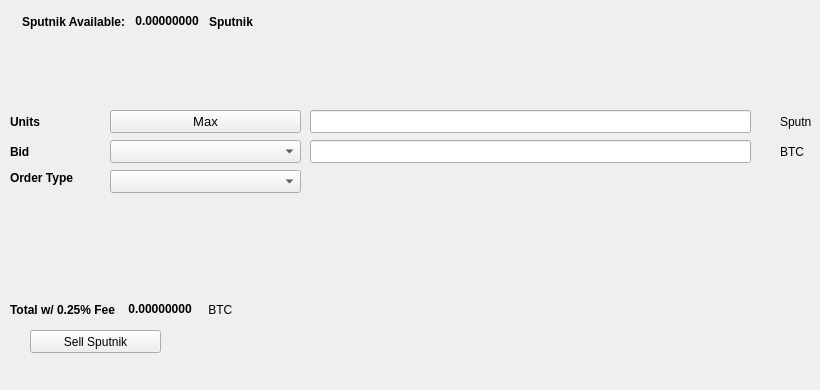
   <widget class="QWidget" name="SellTab">
    <attribute name="title">
     <string>Sell</string>
    </attribute>
    <widget class="QLabel" name="label_16">
     <property name="geometry">
      <rect>
       <x>780</x>
       <y>140</y>
       <width>31</width>
       <height>23</height>
      </rect>
     </property>
     <property name="text">
      <string>BTC</string>
     </property>
    </widget>
    <widget class="QComboBox" name="SellBidcomboBox">
     <property name="geometry">
      <rect>
       <x>110</x>
       <y>140</y>
       <width>191</width>
       <height>23</height>
      </rect>
     </property>
     <property name="font">
      <font>
       <pointsize>10</pointsize>
      </font>
     </property>
    </widget>
    <widget class="QLabel" name="label_18">
     <property name="geometry">
      <rect>
       <x>10</x>
       <y>110</y>
       <width>46</width>
       <height>23</height>
      </rect>
     </property>
     <property name="font">
      <font>
       <weight>75</weight>
       <bold>true</bold>
      </font>
     </property>
     <property name="text">
      <string>Units</string>
     </property>
    </widget>
    <widget class="QPushButton" name="Sell_Max_Amount">
     <property name="geometry">
      <rect>
       <x>110</x>
       <y>110</y>
       <width>191</width>
       <height>23</height>
      </rect>
     </property>
     <property name="font">
      <font>
       <pointsize>10</pointsize>
      </font>
     </property>
     <property name="text">
      <string>Max</string>
     </property>
    </widget>
    <widget class="QLabel" name="label_20">
     <property name="geometry">
      <rect>
       <x>10</x>
       <y>170</y>
       <width>91</width>
       <height>16</height>
      </rect>
     </property>
     <property name="font">
      <font>
       <weight>75</weight>
       <bold>true</bold>
      </font>
     </property>
     <property name="text">
      <string>Order Type</string>
     </property>
    </widget>
    <widget class="QComboBox" name="SellOrdertypeCombo">
     <property name="geometry">
      <rect>
       <x>110</x>
       <y>170</y>
       <width>191</width>
       <height>23</height>
      </rect>
     </property>
     <property name="font">
      <font>
       <pointsize>10</pointsize>
      </font>
     </property>
    </widget>
    <widget class="QLabel" name="label_21">
     <property name="geometry">
      <rect>
       <x>10</x>
       <y>140</y>
       <width>46</width>
       <height>23</height>
      </rect>
     </property>
     <property name="font">
      <font>
       <weight>75</weight>
       <bold>true</bold>
      </font>
     </property>
     <property name="text">
      <string>Bid</string>
     </property>
    </widget>
    <widget class="QLabel" name="label_22">
     <property name="geometry">
      <rect>
       <x>780</x>
       <y>110</y>
       <width>31</width>
       <height>23</height>
      </rect>
     </property>
     <property name="text">
      <string>Sputnik</string>
     </property>
    </widget>
    <widget class="QLineEdit" name="UnitsInputSputnik">
     <property name="geometry">
      <rect>
       <x>310</x>
       <y>110</y>
       <width>441</width>
       <height>23</height>
      </rect>
     </property>
     <property name="font">
      <font>
       <pointsize>9</pointsize>
       <weight>75</weight>
       <bold>true</bold>
      </font>
     </property>
    </widget>
    <widget class="QLineEdit" name="SellBidPriceEdit">
     <property name="geometry">
      <rect>
       <x>310</x>
       <y>140</y>
       <width>441</width>
       <height>23</height>
      </rect>
     </property>
     <property name="font">
      <font>
       <pointsize>9</pointsize>
       <weight>75</weight>
       <bold>true</bold>
      </font>
     </property>
    </widget>
    <widget class="QPushButton" name="SellSputnikBTN">
     <property name="geometry">
      <rect>
       <x>30</x>
       <y>330</y>
       <width>131</width>
       <height>23</height>
      </rect>
     </property>
     <property name="text">
      <string>Sell Sputnik</string>
     </property>
     <property name="icon">
      <iconset resource="../Sputnik">
       <normaloff>:/icons/bitcoin</normaloff>:/icons/bitcoin</iconset>
     </property>
    </widget>
    <widget class="QWidget" name="layoutWidget3">
     <property name="geometry">
      <rect>
       <x>22</x>
       <y>12</y>
       <width>258</width>
       <height>19</height>
      </rect>
     </property>
     <layout class="QHBoxLayout" name="horizontalLayout">
      <item>
       <widget class="QLabel" name="label232_2">
        <property name="font">
         <font>
          <weight>75</weight>
          <bold>true</bold>
         </font>
        </property>
        <property name="text">
         <string>Sputnik Available:</string>
        </property>
       </widget>
      </item>
      <item>
       <widget class="QLabel" name="SputnikAvailableLabel">
        <property name="palette">
         <palette>
          <active>
           <colorrole role="WindowText">
            <brush brushstyle="SolidPattern">
             <color alpha="255">
              <red>0</red>
              <green>0</green>
              <blue>0</blue>
             </color>
            </brush>
           </colorrole>
           <colorrole role="Button">
            <brush brushstyle="SolidPattern">
             <color alpha="255">
              <red>0</red>
              <green>170</green>
              <blue>0</blue>
             </color>
            </brush>
           </colorrole>
           <colorrole role="Light">
            <brush brushstyle="SolidPattern">
             <color alpha="255">
              <red>0</red>
              <green>255</green>
              <blue>0</blue>
             </color>
            </brush>
           </colorrole>
           <colorrole role="Midlight">
            <brush brushstyle="SolidPattern">
             <color alpha="255">
              <red>0</red>
              <green>212</green>
              <blue>0</blue>
             </color>
            </brush>
           </colorrole>
           <colorrole role="Dark">
            <brush brushstyle="SolidPattern">
             <color alpha="255">
              <red>0</red>
              <green>85</green>
              <blue>0</blue>
             </color>
            </brush>
           </colorrole>
           <colorrole role="Mid">
            <brush brushstyle="SolidPattern">
             <color alpha="255">
              <red>0</red>
              <green>113</green>
              <blue>0</blue>
             </color>
            </brush>
           </colorrole>
           <colorrole role="Text">
            <brush brushstyle="SolidPattern">
             <color alpha="255">
              <red>0</red>
              <green>170</green>
              <blue>0</blue>
             </color>
            </brush>
           </colorrole>
           <colorrole role="BrightText">
            <brush brushstyle="SolidPattern">
             <color alpha="255">
              <red>255</red>
              <green>255</green>
              <blue>255</blue>
             </color>
            </brush>
           </colorrole>
           <colorrole role="ButtonText">
            <brush brushstyle="SolidPattern">
             <color alpha="255">
              <red>0</red>
              <green>0</green>
              <blue>0</blue>
             </color>
            </brush>
           </colorrole>
           <colorrole role="Base">
            <brush brushstyle="SolidPattern">
             <color alpha="255">
              <red>255</red>
              <green>255</green>
              <blue>255</blue>
             </color>
            </brush>
           </colorrole>
           <colorrole role="Window">
            <brush brushstyle="SolidPattern">
             <color alpha="255">
              <red>0</red>
              <green>170</green>
              <blue>0</blue>
             </color>
            </brush>
           </colorrole>
           <colorrole role="Shadow">
            <brush brushstyle="SolidPattern">
             <color alpha="255">
              <red>0</red>
              <green>0</green>
              <blue>0</blue>
             </color>
            </brush>
           </colorrole>
           <colorrole role="AlternateBase">
            <brush brushstyle="SolidPattern">
             <color alpha="255">
              <red>127</red>
              <green>212</green>
              <blue>127</blue>
             </color>
            </brush>
           </colorrole>
           <colorrole role="ToolTipBase">
            <brush brushstyle="SolidPattern">
             <color alpha="255">
              <red>255</red>
              <green>255</green>
              <blue>220</blue>
             </color>
            </brush>
           </colorrole>
           <colorrole role="ToolTipText">
            <brush brushstyle="SolidPattern">
             <color alpha="255">
              <red>0</red>
              <green>0</green>
              <blue>0</blue>
             </color>
            </brush>
           </colorrole>
          </active>
          <inactive>
           <colorrole role="WindowText">
            <brush brushstyle="SolidPattern">
             <color alpha="255">
              <red>0</red>
              <green>0</green>
              <blue>0</blue>
             </color>
            </brush>
           </colorrole>
           <colorrole role="Button">
            <brush brushstyle="SolidPattern">
             <color alpha="255">
              <red>0</red>
              <green>170</green>
              <blue>0</blue>
             </color>
            </brush>
           </colorrole>
           <colorrole role="Light">
            <brush brushstyle="SolidPattern">
             <color alpha="255">
              <red>0</red>
              <green>255</green>
              <blue>0</blue>
             </color>
            </brush>
           </colorrole>
           <colorrole role="Midlight">
            <brush brushstyle="SolidPattern">
             <color alpha="255">
              <red>0</red>
              <green>212</green>
              <blue>0</blue>
             </color>
            </brush>
           </colorrole>
           <colorrole role="Dark">
            <brush brushstyle="SolidPattern">
             <color alpha="255">
              <red>0</red>
              <green>85</green>
              <blue>0</blue>
             </color>
            </brush>
           </colorrole>
           <colorrole role="Mid">
            <brush brushstyle="SolidPattern">
             <color alpha="255">
              <red>0</red>
              <green>113</green>
              <blue>0</blue>
             </color>
            </brush>
           </colorrole>
           <colorrole role="Text">
            <brush brushstyle="SolidPattern">
             <color alpha="255">
              <red>0</red>
              <green>170</green>
              <blue>0</blue>
             </color>
            </brush>
           </colorrole>
           <colorrole role="BrightText">
            <brush brushstyle="SolidPattern">
             <color alpha="255">
              <red>255</red>
              <green>255</green>
              <blue>255</blue>
             </color>
            </brush>
           </colorrole>
           <colorrole role="ButtonText">
            <brush brushstyle="SolidPattern">
             <color alpha="255">
              <red>0</red>
              <green>0</green>
              <blue>0</blue>
             </color>
            </brush>
           </colorrole>
           <colorrole role="Base">
            <brush brushstyle="SolidPattern">
             <color alpha="255">
              <red>255</red>
              <green>255</green>
              <blue>255</blue>
             </color>
            </brush>
           </colorrole>
           <colorrole role="Window">
            <brush brushstyle="SolidPattern">
             <color alpha="255">
              <red>0</red>
              <green>170</green>
              <blue>0</blue>
             </color>
            </brush>
           </colorrole>
           <colorrole role="Shadow">
            <brush brushstyle="SolidPattern">
             <color alpha="255">
              <red>0</red>
              <green>0</green>
              <blue>0</blue>
             </color>
            </brush>
           </colorrole>
           <colorrole role="AlternateBase">
            <brush brushstyle="SolidPattern">
             <color alpha="255">
              <red>127</red>
              <green>212</green>
              <blue>127</blue>
             </color>
            </brush>
           </colorrole>
           <colorrole role="ToolTipBase">
            <brush brushstyle="SolidPattern">
             <color alpha="255">
              <red>255</red>
              <green>255</green>
              <blue>220</blue>
             </color>
            </brush>
           </colorrole>
           <colorrole role="ToolTipText">
            <brush brushstyle="SolidPattern">
             <color alpha="255">
              <red>0</red>
              <green>0</green>
              <blue>0</blue>
             </color>
            </brush>
           </colorrole>
          </inactive>
          <disabled>
           <colorrole role="WindowText">
            <brush brushstyle="SolidPattern">
             <color alpha="255">
              <red>0</red>
              <green>85</green>
              <blue>0</blue>
             </color>
            </brush>
           </colorrole>
           <colorrole role="Button">
            <brush brushstyle="SolidPattern">
             <color alpha="255">
              <red>0</red>
              <green>170</green>
              <blue>0</blue>
             </color>
            </brush>
           </colorrole>
           <colorrole role="Light">
            <brush brushstyle="SolidPattern">
             <color alpha="255">
              <red>0</red>
              <green>255</green>
              <blue>0</blue>
             </color>
            </brush>
           </colorrole>
           <colorrole role="Midlight">
            <brush brushstyle="SolidPattern">
             <color alpha="255">
              <red>0</red>
              <green>212</green>
              <blue>0</blue>
             </color>
            </brush>
           </colorrole>
           <colorrole role="Dark">
            <brush brushstyle="SolidPattern">
             <color alpha="255">
              <red>0</red>
              <green>85</green>
              <blue>0</blue>
             </color>
            </brush>
           </colorrole>
           <colorrole role="Mid">
            <brush brushstyle="SolidPattern">
             <color alpha="255">
              <red>0</red>
              <green>113</green>
              <blue>0</blue>
             </color>
            </brush>
           </colorrole>
           <colorrole role="Text">
            <brush brushstyle="SolidPattern">
             <color alpha="255">
              <red>0</red>
              <green>85</green>
              <blue>0</blue>
             </color>
            </brush>
           </colorrole>
           <colorrole role="BrightText">
            <brush brushstyle="SolidPattern">
             <color alpha="255">
              <red>255</red>
              <green>255</green>
              <blue>255</blue>
             </color>
            </brush>
           </colorrole>
           <colorrole role="ButtonText">
            <brush brushstyle="SolidPattern">
             <color alpha="255">
              <red>0</red>
              <green>85</green>
              <blue>0</blue>
             </color>
            </brush>
           </colorrole>
           <colorrole role="Base">
            <brush brushstyle="SolidPattern">
             <color alpha="255">
              <red>0</red>
              <green>170</green>
              <blue>0</blue>
             </color>
            </brush>
           </colorrole>
           <colorrole role="Window">
            <brush brushstyle="SolidPattern">
             <color alpha="255">
              <red>0</red>
              <green>170</green>
              <blue>0</blue>
             </color>
            </brush>
           </colorrole>
           <colorrole role="Shadow">
            <brush brushstyle="SolidPattern">
             <color alpha="255">
              <red>0</red>
              <green>0</green>
              <blue>0</blue>
             </color>
            </brush>
           </colorrole>
           <colorrole role="AlternateBase">
            <brush brushstyle="SolidPattern">
             <color alpha="255">
              <red>0</red>
              <green>170</green>
              <blue>0</blue>
             </color>
            </brush>
           </colorrole>
           <colorrole role="ToolTipBase">
            <brush brushstyle="SolidPattern">
             <color alpha="255">
              <red>255</red>
              <green>255</green>
              <blue>220</blue>
             </color>
            </brush>
           </colorrole>
           <colorrole role="ToolTipText">
            <brush brushstyle="SolidPattern">
             <color alpha="255">
              <red>0</red>
              <green>0</green>
              <blue>0</blue>
             </color>
            </brush>
           </colorrole>
          </disabled>
         </palette>
        </property>
        <property name="font">
         <font>
          <weight>75</weight>
          <bold>true</bold>
         </font>
        </property>
        <property name="text">
         <string> 0.00000000 </string>
        </property>
        <property name="textInteractionFlags">
         <set>Qt::LinksAccessibleByMouse|Qt::TextSelectableByKeyboard|Qt::TextSelectableByMouse</set>
        </property>
       </widget>
      </item>
      <item>
       <widget class="QLabel" name="labelSputnik">
        <property name="font">
         <font>
          <weight>75</weight>
          <bold>true</bold>
         </font>
        </property>
        <property name="text">
         <string>Sputnik</string>
        </property>
       </widget>
      </item>
     </layout>
    </widget>
    <widget class="QWidget" name="layoutWidget">
     <property name="geometry">
      <rect>
       <x>10</x>
       <y>300</y>
       <width>268</width>
       <height>19</height>
      </rect>
     </property>
     <layout class="QHBoxLayout" name="horizontalLayout_2">
      <item>
       <widget class="QLabel" name="label_19">
        <property name="font">
         <font>
          <weight>75</weight>
          <bold>true</bold>
         </font>
        </property>
        <property name="text">
         <string>Total w/ 0.25% Fee </string>
        </property>
       </widget>
      </item>
      <item>
       <widget class="QLabel" name="SellCostLabel">
        <property name="palette">
         <palette>
          <active>
           <colorrole role="WindowText">
            <brush brushstyle="SolidPattern">
             <color alpha="255">
              <red>0</red>
              <green>0</green>
              <blue>0</blue>
             </color>
            </brush>
           </colorrole>
           <colorrole role="Button">
            <brush brushstyle="SolidPattern">
             <color alpha="255">
              <red>0</red>
              <green>170</green>
              <blue>0</blue>
             </color>
            </brush>
           </colorrole>
           <colorrole role="Light">
            <brush brushstyle="SolidPattern">
             <color alpha="255">
              <red>0</red>
              <green>255</green>
              <blue>0</blue>
             </color>
            </brush>
           </colorrole>
           <colorrole role="Midlight">
            <brush brushstyle="SolidPattern">
             <color alpha="255">
              <red>0</red>
              <green>212</green>
              <blue>0</blue>
             </color>
            </brush>
           </colorrole>
           <colorrole role="Dark">
            <brush brushstyle="SolidPattern">
             <color alpha="255">
              <red>0</red>
              <green>85</green>
              <blue>0</blue>
             </color>
            </brush>
           </colorrole>
           <colorrole role="Mid">
            <brush brushstyle="SolidPattern">
             <color alpha="255">
              <red>0</red>
              <green>113</green>
              <blue>0</blue>
             </color>
            </brush>
           </colorrole>
           <colorrole role="Text">
            <brush brushstyle="SolidPattern">
             <color alpha="255">
              <red>0</red>
              <green>170</green>
              <blue>0</blue>
             </color>
            </brush>
           </colorrole>
           <colorrole role="BrightText">
            <brush brushstyle="SolidPattern">
             <color alpha="255">
              <red>255</red>
              <green>255</green>
              <blue>255</blue>
             </color>
            </brush>
           </colorrole>
           <colorrole role="ButtonText">
            <brush brushstyle="SolidPattern">
             <color alpha="255">
              <red>0</red>
              <green>0</green>
              <blue>0</blue>
             </color>
            </brush>
           </colorrole>
           <colorrole role="Base">
            <brush brushstyle="SolidPattern">
             <color alpha="255">
              <red>255</red>
              <green>255</green>
              <blue>255</blue>
             </color>
            </brush>
           </colorrole>
           <colorrole role="Window">
            <brush brushstyle="SolidPattern">
             <color alpha="255">
              <red>0</red>
              <green>170</green>
              <blue>0</blue>
             </color>
            </brush>
           </colorrole>
           <colorrole role="Shadow">
            <brush brushstyle="SolidPattern">
             <color alpha="255">
              <red>0</red>
              <green>0</green>
              <blue>0</blue>
             </color>
            </brush>
           </colorrole>
           <colorrole role="AlternateBase">
            <brush brushstyle="SolidPattern">
             <color alpha="255">
              <red>127</red>
              <green>212</green>
              <blue>127</blue>
             </color>
            </brush>
           </colorrole>
           <colorrole role="ToolTipBase">
            <brush brushstyle="SolidPattern">
             <color alpha="255">
              <red>255</red>
              <green>255</green>
              <blue>220</blue>
             </color>
            </brush>
           </colorrole>
           <colorrole role="ToolTipText">
            <brush brushstyle="SolidPattern">
             <color alpha="255">
              <red>0</red>
              <green>0</green>
              <blue>0</blue>
             </color>
            </brush>
           </colorrole>
          </active>
          <inactive>
           <colorrole role="WindowText">
            <brush brushstyle="SolidPattern">
             <color alpha="255">
              <red>0</red>
              <green>0</green>
              <blue>0</blue>
             </color>
            </brush>
           </colorrole>
           <colorrole role="Button">
            <brush brushstyle="SolidPattern">
             <color alpha="255">
              <red>0</red>
              <green>170</green>
              <blue>0</blue>
             </color>
            </brush>
           </colorrole>
           <colorrole role="Light">
            <brush brushstyle="SolidPattern">
             <color alpha="255">
              <red>0</red>
              <green>255</green>
              <blue>0</blue>
             </color>
            </brush>
           </colorrole>
           <colorrole role="Midlight">
            <brush brushstyle="SolidPattern">
             <color alpha="255">
              <red>0</red>
              <green>212</green>
              <blue>0</blue>
             </color>
            </brush>
           </colorrole>
           <colorrole role="Dark">
            <brush brushstyle="SolidPattern">
             <color alpha="255">
              <red>0</red>
              <green>85</green>
              <blue>0</blue>
             </color>
            </brush>
           </colorrole>
           <colorrole role="Mid">
            <brush brushstyle="SolidPattern">
             <color alpha="255">
              <red>0</red>
              <green>113</green>
              <blue>0</blue>
             </color>
            </brush>
           </colorrole>
           <colorrole role="Text">
            <brush brushstyle="SolidPattern">
             <color alpha="255">
              <red>0</red>
              <green>170</green>
              <blue>0</blue>
             </color>
            </brush>
           </colorrole>
           <colorrole role="BrightText">
            <brush brushstyle="SolidPattern">
             <color alpha="255">
              <red>255</red>
              <green>255</green>
              <blue>255</blue>
             </color>
            </brush>
           </colorrole>
           <colorrole role="ButtonText">
            <brush brushstyle="SolidPattern">
             <color alpha="255">
              <red>0</red>
              <green>0</green>
              <blue>0</blue>
             </color>
            </brush>
           </colorrole>
           <colorrole role="Base">
            <brush brushstyle="SolidPattern">
             <color alpha="255">
              <red>255</red>
              <green>255</green>
              <blue>255</blue>
             </color>
            </brush>
           </colorrole>
           <colorrole role="Window">
            <brush brushstyle="SolidPattern">
             <color alpha="255">
              <red>0</red>
              <green>170</green>
              <blue>0</blue>
             </color>
            </brush>
           </colorrole>
           <colorrole role="Shadow">
            <brush brushstyle="SolidPattern">
             <color alpha="255">
              <red>0</red>
              <green>0</green>
              <blue>0</blue>
             </color>
            </brush>
           </colorrole>
           <colorrole role="AlternateBase">
            <brush brushstyle="SolidPattern">
             <color alpha="255">
              <red>127</red>
              <green>212</green>
              <blue>127</blue>
             </color>
            </brush>
           </colorrole>
           <colorrole role="ToolTipBase">
            <brush brushstyle="SolidPattern">
             <color alpha="255">
              <red>255</red>
              <green>255</green>
              <blue>220</blue>
             </color>
            </brush>
           </colorrole>
           <colorrole role="ToolTipText">
            <brush brushstyle="SolidPattern">
             <color alpha="255">
              <red>0</red>
              <green>0</green>
              <blue>0</blue>
             </color>
            </brush>
           </colorrole>
          </inactive>
          <disabled>
           <colorrole role="WindowText">
            <brush brushstyle="SolidPattern">
             <color alpha="255">
              <red>0</red>
              <green>85</green>
              <blue>0</blue>
             </color>
            </brush>
           </colorrole>
           <colorrole role="Button">
            <brush brushstyle="SolidPattern">
             <color alpha="255">
              <red>0</red>
              <green>170</green>
              <blue>0</blue>
             </color>
            </brush>
           </colorrole>
           <colorrole role="Light">
            <brush brushstyle="SolidPattern">
             <color alpha="255">
              <red>0</red>
              <green>255</green>
              <blue>0</blue>
             </color>
            </brush>
           </colorrole>
           <colorrole role="Midlight">
            <brush brushstyle="SolidPattern">
             <color alpha="255">
              <red>0</red>
              <green>212</green>
              <blue>0</blue>
             </color>
            </brush>
           </colorrole>
           <colorrole role="Dark">
            <brush brushstyle="SolidPattern">
             <color alpha="255">
              <red>0</red>
              <green>85</green>
              <blue>0</blue>
             </color>
            </brush>
           </colorrole>
           <colorrole role="Mid">
            <brush brushstyle="SolidPattern">
             <color alpha="255">
              <red>0</red>
              <green>113</green>
              <blue>0</blue>
             </color>
            </brush>
           </colorrole>
           <colorrole role="Text">
            <brush brushstyle="SolidPattern">
             <color alpha="255">
              <red>0</red>
              <green>85</green>
              <blue>0</blue>
             </color>
            </brush>
           </colorrole>
           <colorrole role="BrightText">
            <brush brushstyle="SolidPattern">
             <color alpha="255">
              <red>255</red>
              <green>255</green>
              <blue>255</blue>
             </color>
            </brush>
           </colorrole>
           <colorrole role="ButtonText">
            <brush brushstyle="SolidPattern">
             <color alpha="255">
              <red>0</red>
              <green>85</green>
              <blue>0</blue>
             </color>
            </brush>
           </colorrole>
           <colorrole role="Base">
            <brush brushstyle="SolidPattern">
             <color alpha="255">
              <red>0</red>
              <green>170</green>
              <blue>0</blue>
             </color>
            </brush>
           </colorrole>
           <colorrole role="Window">
            <brush brushstyle="SolidPattern">
             <color alpha="255">
              <red>0</red>
              <green>170</green>
              <blue>0</blue>
             </color>
            </brush>
           </colorrole>
           <colorrole role="Shadow">
            <brush brushstyle="SolidPattern">
             <color alpha="255">
              <red>0</red>
              <green>0</green>
              <blue>0</blue>
             </color>
            </brush>
           </colorrole>
           <colorrole role="AlternateBase">
            <brush brushstyle="SolidPattern">
             <color alpha="255">
              <red>0</red>
              <green>170</green>
              <blue>0</blue>
             </color>
            </brush>
           </colorrole>
           <colorrole role="ToolTipBase">
            <brush brushstyle="SolidPattern">
             <color alpha="255">
              <red>255</red>
              <green>255</green>
              <blue>220</blue>
             </color>
            </brush>
           </colorrole>
           <colorrole role="ToolTipText">
            <brush brushstyle="SolidPattern">
             <color alpha="255">
              <red>0</red>
              <green>0</green>
              <blue>0</blue>
             </color>
            </brush>
           </colorrole>
          </disabled>
         </palette>
        </property>
        <property name="font">
         <font>
          <weight>75</weight>
          <bold>true</bold>
         </font>
        </property>
        <property name="autoFillBackground">
         <bool>false</bool>
        </property>
        <property name="text">
         <string> 0.00000000</string>
        </property>
        <property name="textInteractionFlags">
         <set>Qt::LinksAccessibleByMouse|Qt::TextSelectableByMouse</set>
        </property>
       </widget>
      </item>
      <item>
       <widget class="QLabel" name="label_17">
        <property name="font">
         <font>
          <weight>50</weight>
          <bold>false</bold>
         </font>
        </property>
        <property name="text">
         <string> BTC</string>
        </property>
       </widget>
      </item>
     </layout>
    </widget>
    <widget class="QLabel" name="label_23">
     <property name="geometry">
      <rect>
       <x>460</x>
       <y>300</y>
       <width>281</width>
       <height>81</height>
      </rect>
     </property>
     <property name="text">
      <string/>
     </property>
     <property name="pixmap">
      <pixmap>:/images/bittrex</pixmap>
     </property>
    </widget>
   </widget>
